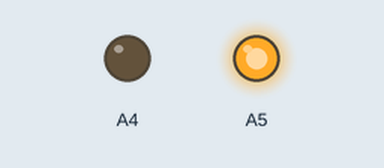
Recording of a sketch running on a simulated Arduino Uno, built with avr-gcc and run on an emulated ATmega328P. Shown: output pins drawn as LEDs (lit = HIGH).

Above: at 0.1 s.
Timing chart, 0 to 1.6 s (numbered marks = the images above):
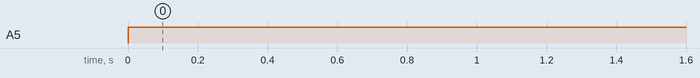

Measured:
- by itself, A5: LOW → HIGH at 0.00 s

The sketch:

Analog_motor_test.ino
```cpp
void setup(){
  pinMode(A4,OUTPUT);
  pinMode(A5,OUTPUT);
}
void loop(){
 analogWrite(A4,0);
 analogWrite(A5,255);


}
```
